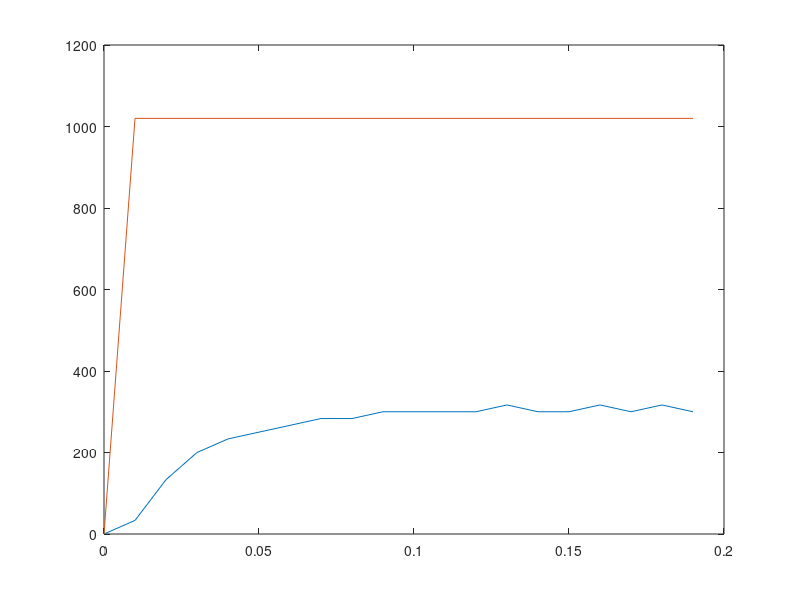

MATLAB code for this plot: (Note: this script raises an error after producing the figure.)
clear all
close all
measurements = importdata("rpm.txt");
speed = measurements(:,2);
speed_len = length(speed);
last_time = speed_len * 0.01;
length(speed)

t = 0:0.01:last_time;
length(t)
t = t(1:end-1)
plot(t(1:20),speed(1:20));
hold on
sk = measurements(:,1)
figure(1)
plot(t(1:20),sk(1:20));

in_data = iddata(speed(1:end),sk(1:end),0.01)
silnik_tf = tfest(in_data,1,0,'Ts',0.01)
silnik_laplace = d2c(silnik_tf)
figure(2)
step(silnik_laplace)

pidC = pidtune(silnik_laplace,'PID')

T = feedback(silnik_laplace*pidC,1)
figure(3)
step(T)
